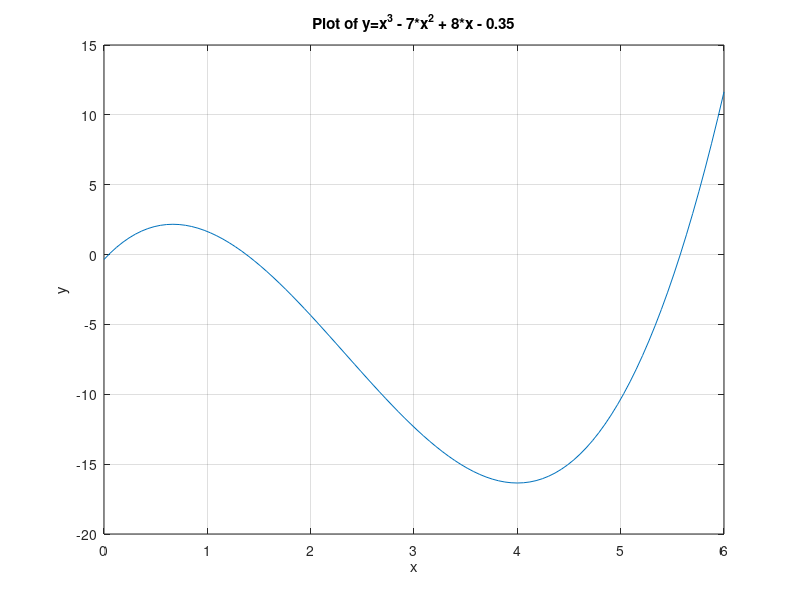

Source code (MATLAB): (Note: this script raises an error after producing the figure.)
% f(x) = x^3 - 7*x^2 + 8*x - 0.35


% Determine the three roots graphically
x = linspace(0,6);
y = x.^3 - 7*x.^2 + 8*x - 0.35;
plot(x,y)
title('Plot of y=x^3 - 7*x^2 + 8*x - 0.35')
xlabel('x')
ylabel('y')
grid
% The three roots I've determined from the graph are 0.060, 1.39, and 5.57


% Using the Bisection method
f = @(x) x.^3 - 7*x.^2 + 8*x - 0.35;


% Intial lower and upper guesses:
% xl = -20;
% xu = 20;

fprintf('\nBisection method for root:\n\n');
[cd, fx, et, iter] = bisection(f,-20,20);



% Using False Position method
a = [0,6];
tolerance = 10^-6;
f = @(x) x.^3 - 7*x.^2 + 8*x - 0.35;

fprintf('\nFalse Position method for root:\n\n');
regulaFalsi(f,a(1), a(2), tolerance)


% Using Secant method
a = [0,6];
tolerance = 10^-6;
f = @(x) x.^3 - 7*x.^2 + 8*x - 0.35;

fprintf('\nSecant method for root:\n\n');
secant(f,a(1), a(2), tolerance)


% Using Newton Raphson method
syms x
fm = x^3 - 7*x^2 + 8*x - 0.35;
dfm = diff(fm); %This gives me 3*x^2 - 14*x + 8 as the derivative of the function

% The function is x^3 - 7*x^2 + 8*x - 0.35
% The derivative of this function is 3*x^2 - 14*x + 8
% The initial guess I will use to find the lowest root is 0

fprintf('\nNewton-Raphson method for root:\n\n');
[root1Newton,et,iterNewton1] = newtraph(@(x) x^3 - 7*x^2 + 8*x - 0.35,@(x) 3*x^2 - 14*x + 8,0);

